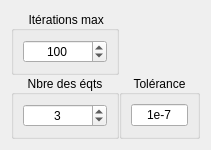
     <widget class="QWidget" name="layoutWidget">
      <property name="geometry">
       <rect>
        <x>160</x>
        <y>0</y>
        <width>211</width>
        <height>146</height>
       </rect>
      </property>
      <layout class="QGridLayout" name="gridLayout">
       <property name="spacing">
        <number>0</number>
       </property>
       <item row="3" column="0">
        <widget class="QGroupBox" name="groupBox_41">
         <property name="title">
          <string>Nbre des éqts</string>
         </property>
         <property name="alignment">
          <set>Qt::AlignCenter</set>
         </property>
         <layout class="QVBoxLayout" name="verticalLayout_31">
          <item>
           <widget class="QSpinBox" name="spinBox_nbre_eqts">
            <property name="minimumSize">
             <size>
              <width>20</width>
              <height>0</height>
             </size>
            </property>
            <property name="alignment">
             <set>Qt::AlignCenter</set>
            </property>
            <property name="accelerated">
             <bool>true</bool>
            </property>
            <property name="minimum">
             <number>2</number>
            </property>
            <property name="maximum">
             <number>10</number>
            </property>
            <property name="value">
             <number>3</number>
            </property>
           </widget>
          </item>
         </layout>
        </widget>
       </item>
       <item row="3" column="1">
        <widget class="QGroupBox" name="groupBox_tolerance_methodeSystEqtLineares">
         <property name="title">
          <string>Tolérance</string>
         </property>
         <property name="alignment">
          <set>Qt::AlignCenter</set>
         </property>
         <layout class="QVBoxLayout" name="verticalLayout_38">
          <item>
           <widget class="QLineEdit" name="lineEdit_tolerance_SystEqtLineares">
            <property name="toolTip">
             <string/>
            </property>
            <property name="inputMethodHints">
             <set>Qt::ImhNone</set>
            </property>
            <property name="text">
             <string>1e-7</string>
            </property>
            <property name="maxLength">
             <number>10</number>
            </property>
            <property name="alignment">
             <set>Qt::AlignCenter</set>
            </property>
           </widget>
          </item>
         </layout>
        </widget>
       </item>
       <item row="0" column="0">
        <spacer name="verticalSpacer_7">
         <property name="orientation">
          <enum>Qt::Vertical</enum>
         </property>
         <property name="sizeHint" stdset="0">
          <size>
           <width>20</width>
           <height>40</height>
          </size>
         </property>
        </spacer>
       </item>
       <item row="1" column="0">
        <widget class="QGroupBox" name="groupBox_nbreItera">
         <property name="title">
          <string> Itérations max</string>
         </property>
         <property name="alignment">
          <set>Qt::AlignCenter</set>
         </property>
         <layout class="QVBoxLayout" name="verticalLayout_26">
          <item>
           <widget class="QSpinBox" name="spinBox_nbre_itera">
            <property name="alignment">
             <set>Qt::AlignCenter</set>
            </property>
            <property name="readOnly">
             <bool>false</bool>
            </property>
            <property name="buttonSymbols">
             <enum>QAbstractSpinBox::UpDownArrows</enum>
            </property>
            <property name="specialValueText">
             <string/>
            </property>
            <property name="accelerated">
             <bool>true</bool>
            </property>
            <property name="correctionMode">
             <enum>QAbstractSpinBox::CorrectToPreviousValue</enum>
            </property>
            <property name="keyboardTracking">
             <bool>true</bool>
            </property>
            <property name="minimum">
             <number>2</number>
            </property>
            <property name="maximum">
             <number>99999</number>
            </property>
            <property name="value">
             <number>100</number>
            </property>
           </widget>
          </item>
         </layout>
        </widget>
       </item>
      </layout>
     </widget>
